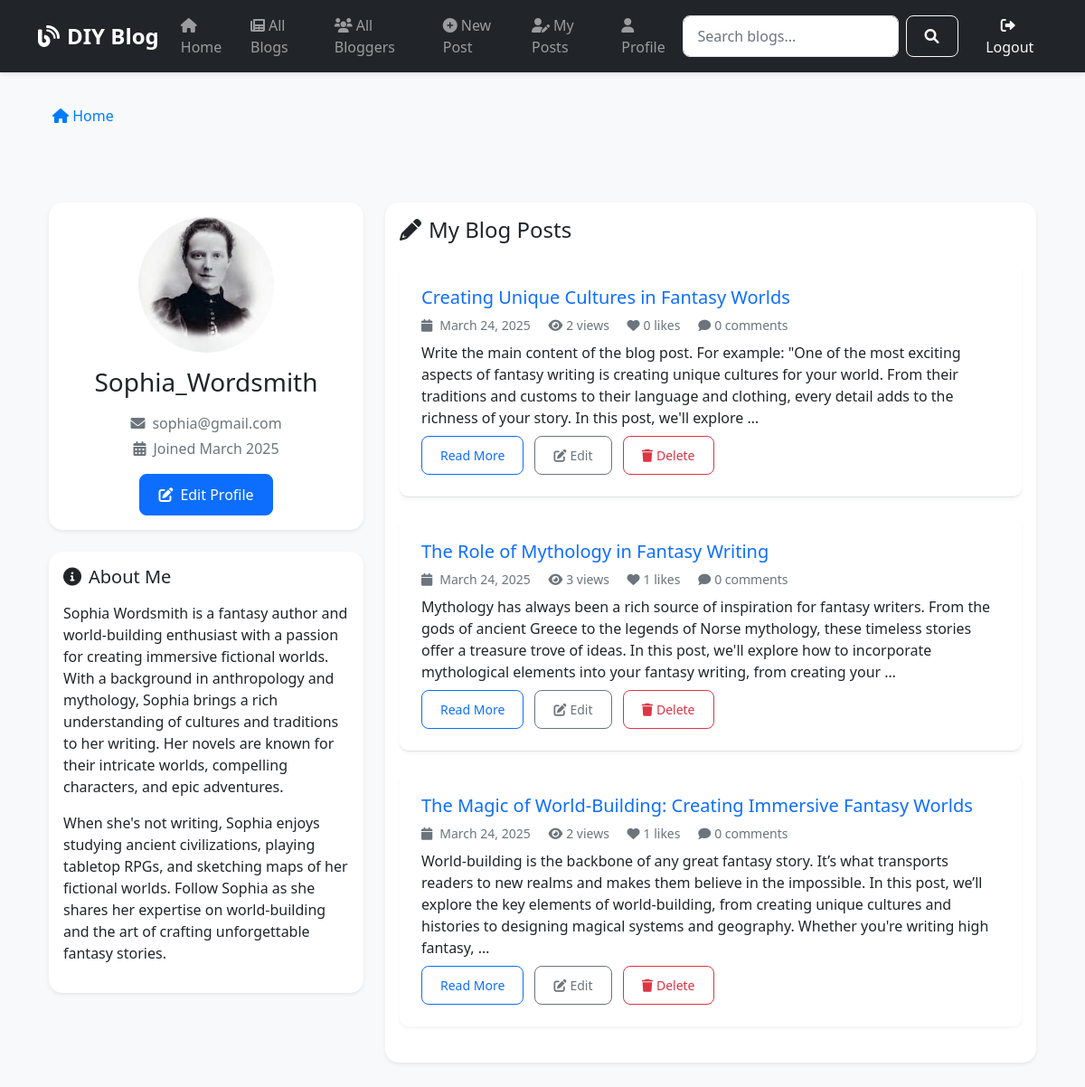
/profile/ (signed in), run on an earlier commit of the app's database.
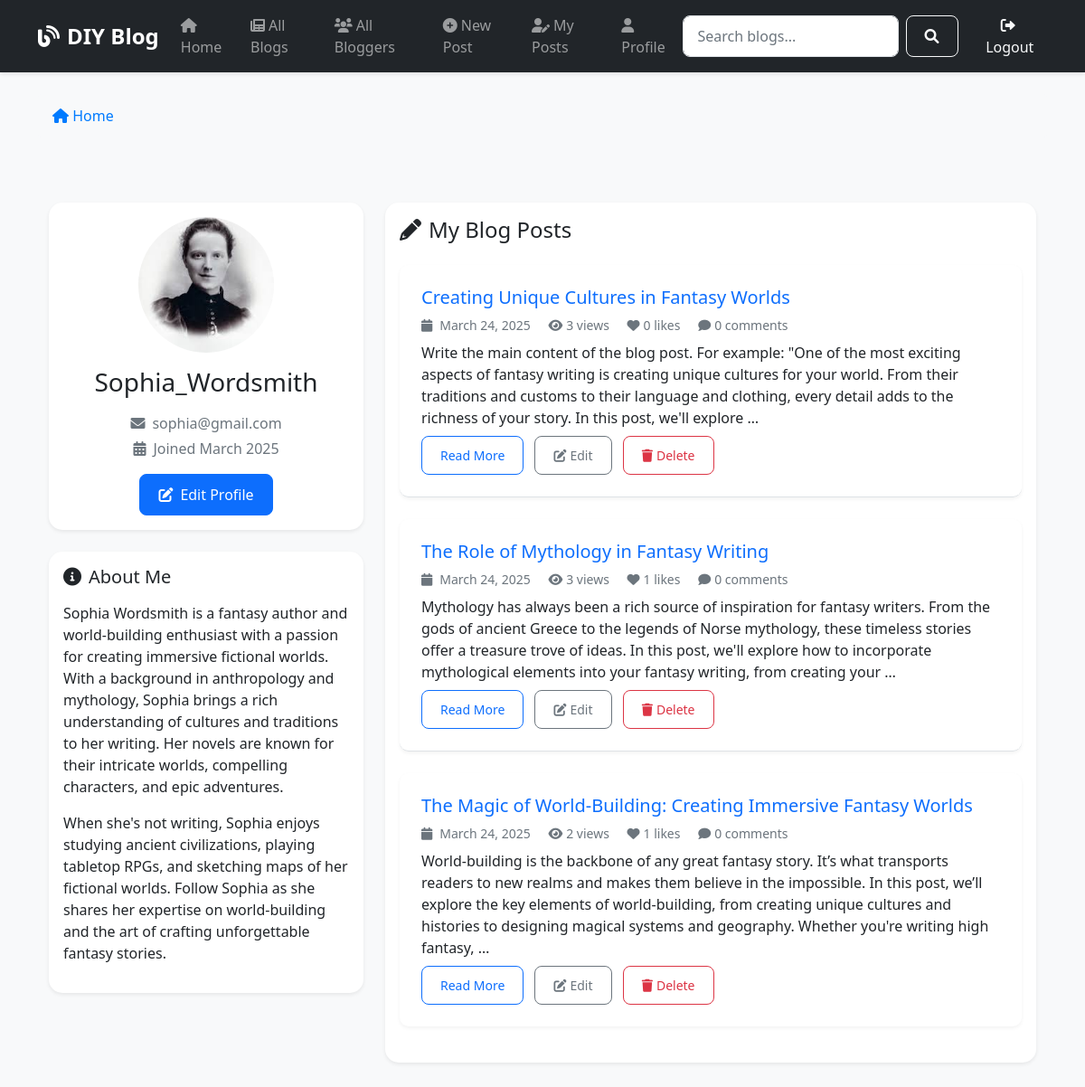
And on a later commit of the database.
### blogs/models.py (models this page shows, shortened)
class BlogPost(models.Model):
    title = models.CharField(max_length=200)
    slug = models.SlugField(unique=True, null=True, blank=True)
    author = models.ForeignKey(Blogger, on_delete=models.CASCADE)
    content = models.TextField()
    post_date = models.DateTimeField(auto_now_add=True)
    last_modified = models.DateTimeField(auto_now=True)
    tags = models.ManyToManyField(Tag, blank=True)
    image = models.ImageField(upload_to='blog_images/', blank=True, null=True)
    likes = models.ManyToManyField(User, related_name='liked_posts', blank=True)
    views = models.PositiveIntegerField(default=0)
    class Meta:
        ordering = ['-post_date']
    def get_absolute_url(self):
        return reverse('blog-detail', args=[str(self.id)])
    def get_like_count(self):
        return self.likes.count()

### blogs/views.py (the view)
# urls.py: path('profile/', views.ProfileView.as_view(), name='profile'),
class ProfileView(LoginRequiredMixin, generic.DetailView):
    model = Blogger
    template_name = 'blogs/profile.html'
    context_object_name = 'blogger'
    def get_object(self):
        return get_or_create_blogger(self.request.user)
    def get_context_data(self, **kwargs):
        context = super().get_context_data(**kwargs)
        context['user'] = self.request.user
        return context

### blogs/views.py (called while the page is built)
def get_or_create_blogger(user):
    try:
        return user.blogger
    except Blogger.DoesNotExist:
        return Blogger.objects.create(user=user)

### blogs/templates/blogs/profile.html (shortened to what the changed rows need)
{% extends "blogs/base.html" %}
{% load static %}
{% block content %}
<div class="container py-5">
    <div class="row">
        <div class="col-lg-8">
            <div class="card shadow-sm">
                <div class="card-body">
                    {% if user.blogger.blogpost_set.all %}
                        {% for post in user.blogger.blogpost_set.all|dictsortreversed:"post_date" %}
                            <div class="blog-post mb-4 pb-4 {% if not forloop.last %}border-bottom{% endif %}">
                                <h5 class="mb-2">
                                    <a href="{{ post.get_absolute_url }}" class="text-decoration-none">
                                        {{ post.title }}
                                    </a>
                                </h5>
                                <div class="text-muted mb-2 small">
                                    <i class="fas fa-calendar me-2"></i>{{ post.post_date|date:"F j, Y" }}
                                    <span class="ms-3">
                                        <i class="fas fa-eye me-1"></i>{{ post.views }} views
                                    </span>
                                    <span class="ms-3">
                                        <i class="fas fa-heart me-1"></i>{{ post.get_like_count }} likes
                                    </span>
                                    <span class="ms-3">
                                        <i class="fas fa-comment me-1"></i>{{ post.comments.count }} comments
                                    </span>
                                </div>
                                <p class="mb-2">{{ post.content|truncatewords:50 }}</p>
                                <div>
                                    <a href="{{ post.get_absolute_url }}" class="btn btn-sm btn-outline-primary">
                                        Read More
                                    </a>
                                    <a href="{% url 'post-update' post.pk %}" class="btn btn-sm btn-outline-secondary ms-2">
                                        <i class="fas fa-edit me-1"></i>Edit
                                    </a>
                                    <a href="{% url 'post-delete' post.pk %}" class="btn btn-sm btn-outline-danger ms-2">
                                        <i class="fas fa-trash me-1"></i>Delete
                                    </a>
                                </div>
                            </div>
                        {% endfor %}
                    {% endif %}
                </div>
            </div>
        </div>
    </div>
</div>
{% endblock %}

What changed in the data, as far as the page shows it:
changed BlogPost "Creating Unique Cultures in Fantasy Worlds": views "2" → "3"
